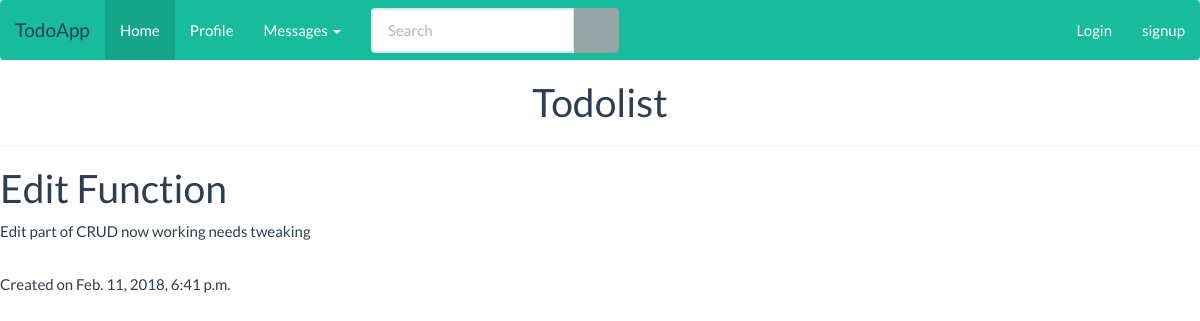
Page /todo/details/9 on the committed database.
### todos/models.py (models this page shows, shortened)
class Todo(models.Model):
    title = models.CharField(max_length=50)
    text = models.TextField()
    created_at = models.DateTimeField(default=datetime.now, blank=True)

### todos/views.py (the view)
# urls.py: path('todo/details/<todo_id>', views.details, name='detail'),
def details(request, todo_id):
    todo = Todo.objects.get(id=todo_id)
    context = {
        'todo': todo
    }
    return render(request, 'details.html', context)

### todos/Templates/details.html
{% include 'partials/header.html' %}
<h1>{{ todo.title }}</h1>
<p>{{ todo.text }}</p>
<br>
<p>Created on {{ todo.created_at }}</p>
{% include 'partials/footer.html' %}

### rows in the picture
Todo: title "Edit Function", text "Edit part of CRUD now working needs tweaking", created_at "Feb. 11, 2018, 6:41 p.m."
